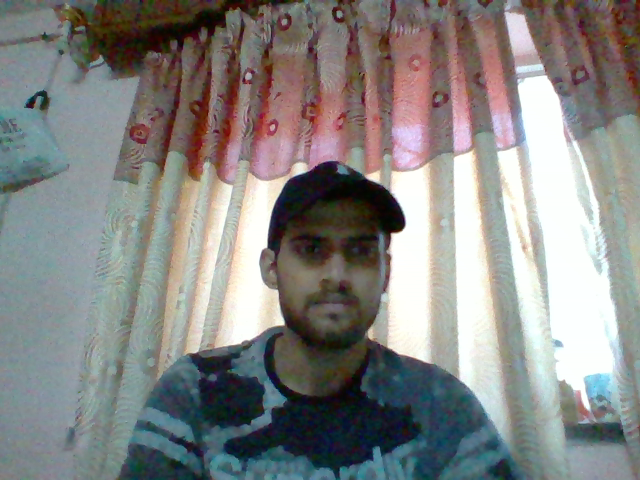
//> input picture cmake-build-debug/Feature Extraction/test.png, 640 x 480 px, given in place of the camera
$ ./OpticalFlow   (built with g++ and OpenCV 4)
//> lines starting //> are read from the running program, lines starting //| are printed output that depends on the picture; after the words box and inside, x2 and y2 are one past the last pixel; in counts of white or black regions, pixels touching at a corner belong together
/*************************************************************************
	> File Name: OpticalFlow.cpp
	> Author: Santosh Dahal
	> Mail: dahalsantosh2018@gmail.com
 ************************************************************************/


#include <opencv2/core/core.hpp>
#include <opencv2/highgui/highgui.hpp>
#include <cv.hpp>
#include <iostream>

using namespace cv;
using namespace std;

void featureDetection(const Mat &img_1, vector<Point2f> &points) {

    goodFeaturesToTrack(img_1, points, 500, 0.3, 7, Mat(), 7, 3, 0, 0.04);
//    vector<KeyPoint> keypoints;
//    FAST(img_1, keypoints, 20, true);
//    KeyPoint::convert(keypoints, points, vector<int>());
}

void featureTracking(const Mat &img_1, const Mat &img_2, vector<Point2f> &points1f, vector<Point2f> &points2f,
                     vector<uchar> &status) {

    //this function automatically gets rid of points for which tracking fails

    vector<float> err;
    Size winSize = Size(15, 15);
    TermCriteria termCriteria = TermCriteria(TermCriteria::COUNT + TermCriteria::EPS, 10, 0.03);

    calcOpticalFlowPyrLK(img_1, img_2, points1f, points2f, status, err, winSize, 3, termCriteria, 0, 0.001);

    //getting rid of points for which the KLT tracking failed or those who have gone outside the frame
    int indexCorrection = 0;
    for (int i = 0; i < status.size(); i++) {
        Point2f pt = points2f.at(i - indexCorrection);
        if ((status.at(i) == 0) || (pt.x < 0) || (pt.y < 0)) {
            if ((pt.x < 0) || (pt.y < 0)) {
                status.at(i) = 0;
            }
            points1f.erase(points1f.begin() + (i - indexCorrection));
            points2f.erase(points2f.begin() + (i - indexCorrection));
            indexCorrection++;
        }

    }

}


int main(int argc, char **argv) {


    cv::Mat current_frame, current_frameGrey, previous_frame, previous_frameGrey;
    vector<Point2f> points1, points2;

    cv::VideoCapture cap(2);


    cap >> previous_frame;
//> previous_frame is the input picture: 480 rows x 640 cols, CV_8UC3; mean B, G, R 131.6, 133.4, 133.8
    cvtColor(previous_frame, previous_frameGrey, COLOR_BGR2GRAY);
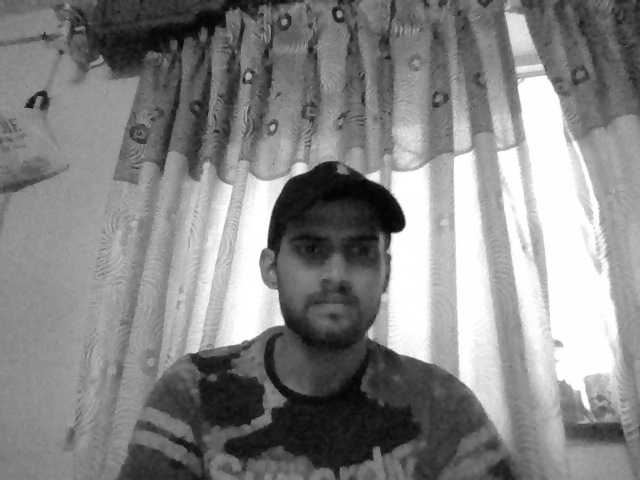
//> previous_frameGrey: 480 rows x 640 cols, CV_8UC1; min 3, max 255, mean 133.3

    Mat mask = cv::Mat::zeros(previous_frame.size() , 16) ;

    cout<<mask.size()<<endl;
//| [640 x 480]

    while (true) {

        cap >> current_frame;

        cvtColor(current_frame, current_frameGrey, COLOR_BGR2GRAY);

        vector<uchar> status;

        featureDetection(previous_frameGrey, points1);
//> in featureDetection, `goodFeaturesToTrack(img_1, points, 500, 0.3, 7, Mat(), 7, 3, 0, 0.04);`: points = 6 Points (x, y): [393, 235], [282, 323], [266, 246], [248, 76], [272, 127], [339, 15]
//> points1 has the same summary as points in featureDetection


        featureTracking(previous_frame, current_frame, points1, points2, status);
//> in featureTracking, `calcOpticalFlowPyrLK(img_1, img_2, points1f, points2f, status, err, wi..`: points2f has the same summary as points in featureDetection; status = [1, 1, 1, 1, 1, 1]
//> the loop in featureTracking, `for (int i = 0; i < status.size(); i++)` made 6 passes
//> after the loop in featureTracking, `for (int i = 0; i < status.size(); i++)`: indexCorrection = 0
//> points2 has the same summary as points in featureDetection; status = [1, 1, 1, 1, 1, 1]


        for (int i = 0; i < points1.size(); i++) {
                        line(mask, Point2f(points1[i].x, points1[i].y),
                 Point2f(points2[i].x,points2[i].y), Scalar(0, 255, 100), 5, LINE_8);

            circle(current_frame, Point2f(points1[i].x, points1[i].y), 3, Scalar(0,255,0), -1, 8);

        }
//> this loop made 6 passes
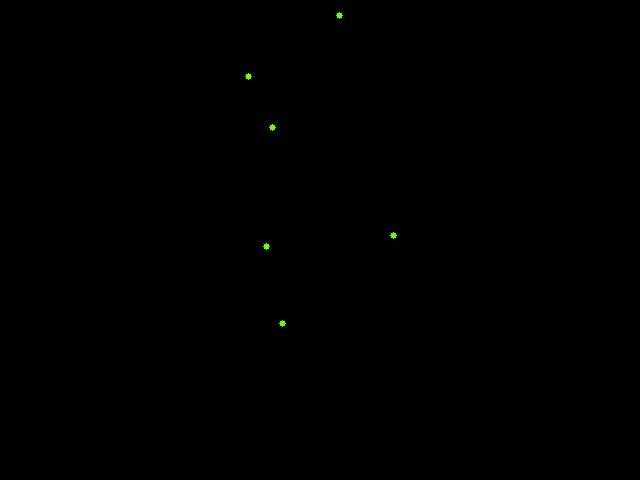
//> mask: 480 rows x 640 cols, CV_8UC3; mean B, G, R 0, 0.1, 0.1
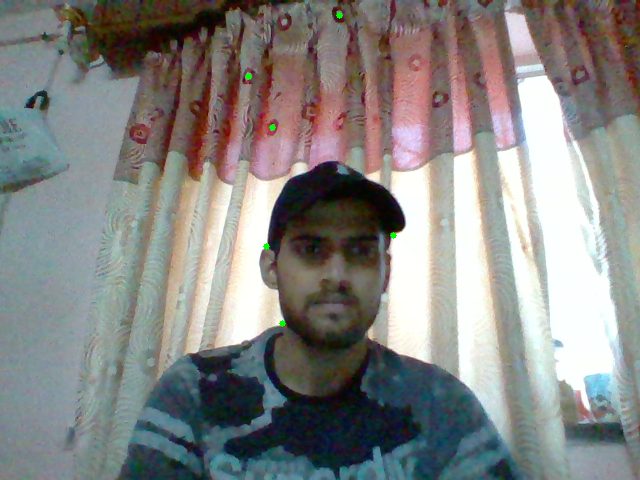
//> current_frame: 480 rows x 640 cols, CV_8UC3; 0.06% of pixels changed, all inside (x1, y1, x2, y2) = (245, 12, 397, 327)

        previous_frame = current_frame.clone();
        previous_frameGrey = current_frameGrey.clone();

        points1 = points2;
        points2.clear();


        namedWindow("Optical Flow");
        imshow("Optical Flow", current_frame+mask);
        waitKey(1);

    }
    return 0;
}
